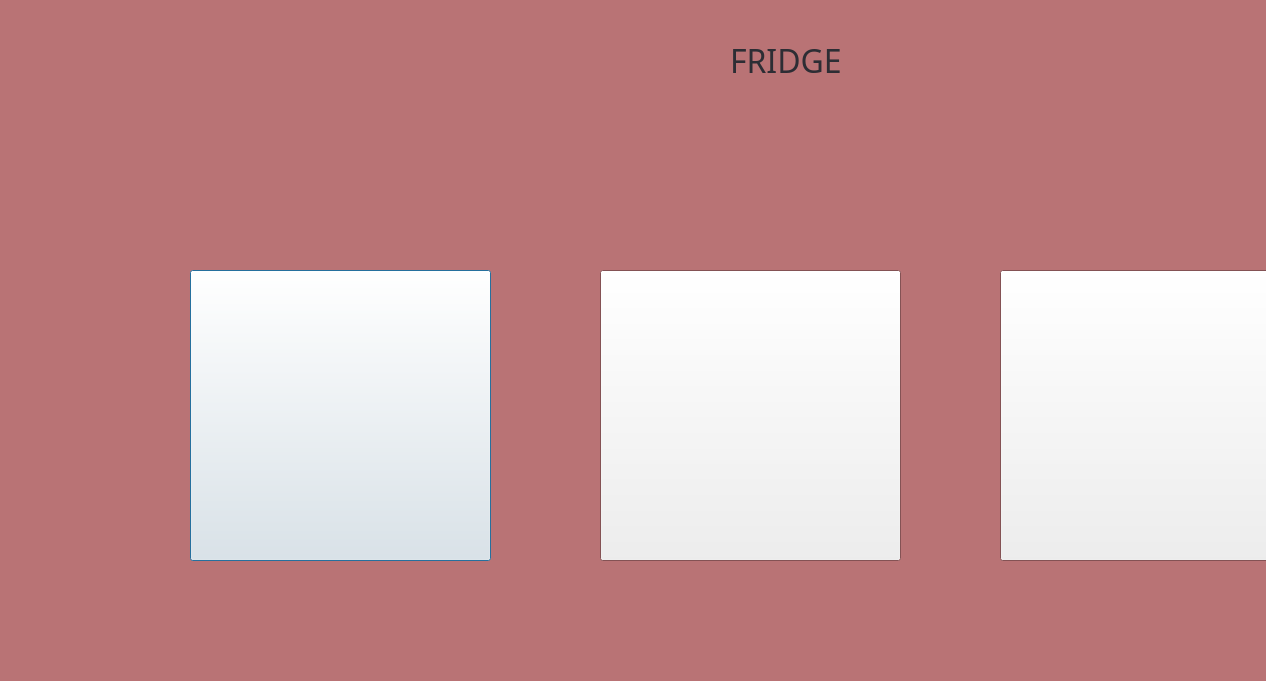
<?xml version="1.0" encoding="UTF-8"?>
<ui version="4.0">
 <class>fridge</class>
 <widget class="QDialog" name="fridge">
  <property name="geometry">
   <rect>
    <x>0</x>
    <y>0</y>
    <width>1266</width>
    <height>681</height>
   </rect>
  </property>
  <property name="palette">
   <palette>
    <active>
     <colorrole role="Window">
      <brush brushstyle="SolidPattern">
       <color alpha="255">
        <red>185</red>
        <green>115</green>
        <blue>117</blue>
       </color>
      </brush>
     </colorrole>
    </active>
    <inactive>
     <colorrole role="Window">
      <brush brushstyle="SolidPattern">
       <color alpha="255">
        <red>185</red>
        <green>115</green>
        <blue>117</blue>
       </color>
      </brush>
     </colorrole>
    </inactive>
    <disabled>
     <colorrole role="Base">
      <brush brushstyle="SolidPattern">
       <color alpha="255">
        <red>185</red>
        <green>115</green>
        <blue>117</blue>
       </color>
      </brush>
     </colorrole>
     <colorrole role="Window">
      <brush brushstyle="SolidPattern">
       <color alpha="255">
        <red>185</red>
        <green>115</green>
        <blue>117</blue>
       </color>
      </brush>
     </colorrole>
    </disabled>
   </palette>
  </property>
  <property name="windowTitle">
   <string>Dialog</string>
  </property>
  <widget class="QLabel" name="label">
   <property name="geometry">
    <rect>
     <x>730</x>
     <y>40</y>
     <width>141</width>
     <height>41</height>
    </rect>
   </property>
   <property name="palette">
    <palette>
     <active>
      <colorrole role="WindowText">
       <brush brushstyle="SolidPattern">
        <color alpha="255">
         <red>45</red>
         <green>45</green>
         <blue>52</blue>
        </color>
       </brush>
      </colorrole>
     </active>
     <inactive>
      <colorrole role="WindowText">
       <brush brushstyle="SolidPattern">
        <color alpha="255">
         <red>45</red>
         <green>45</green>
         <blue>52</blue>
        </color>
       </brush>
      </colorrole>
     </inactive>
     <disabled/>
    </palette>
   </property>
   <property name="font">
    <font>
     <family>Britannic Bold</family>
     <pointsize>24</pointsize>
    </font>
   </property>
   <property name="text">
    <string>FRIDGE</string>
   </property>
  </widget>
  <widget class="QPushButton" name="fridge1btn">
   <property name="geometry">
    <rect>
     <x>190</x>
     <y>270</y>
     <width>301</width>
     <height>291</height>
    </rect>
   </property>
   <property name="text">
    <string/>
   </property>
  </widget>
  <widget class="QPushButton" name="fridge2btn">
   <property name="geometry">
    <rect>
     <x>600</x>
     <y>270</y>
     <width>301</width>
     <height>291</height>
    </rect>
   </property>
   <property name="text">
    <string/>
   </property>
  </widget>
  <widget class="QPushButton" name="fridge3btn">
   <property name="geometry">
    <rect>
     <x>1000</x>
     <y>270</y>
     <width>301</width>
     <height>291</height>
    </rect>
   </property>
   <property name="text">
    <string/>
   </property>
  </widget>
 </widget>
 <resources/>
 <connections/>
</ui>
